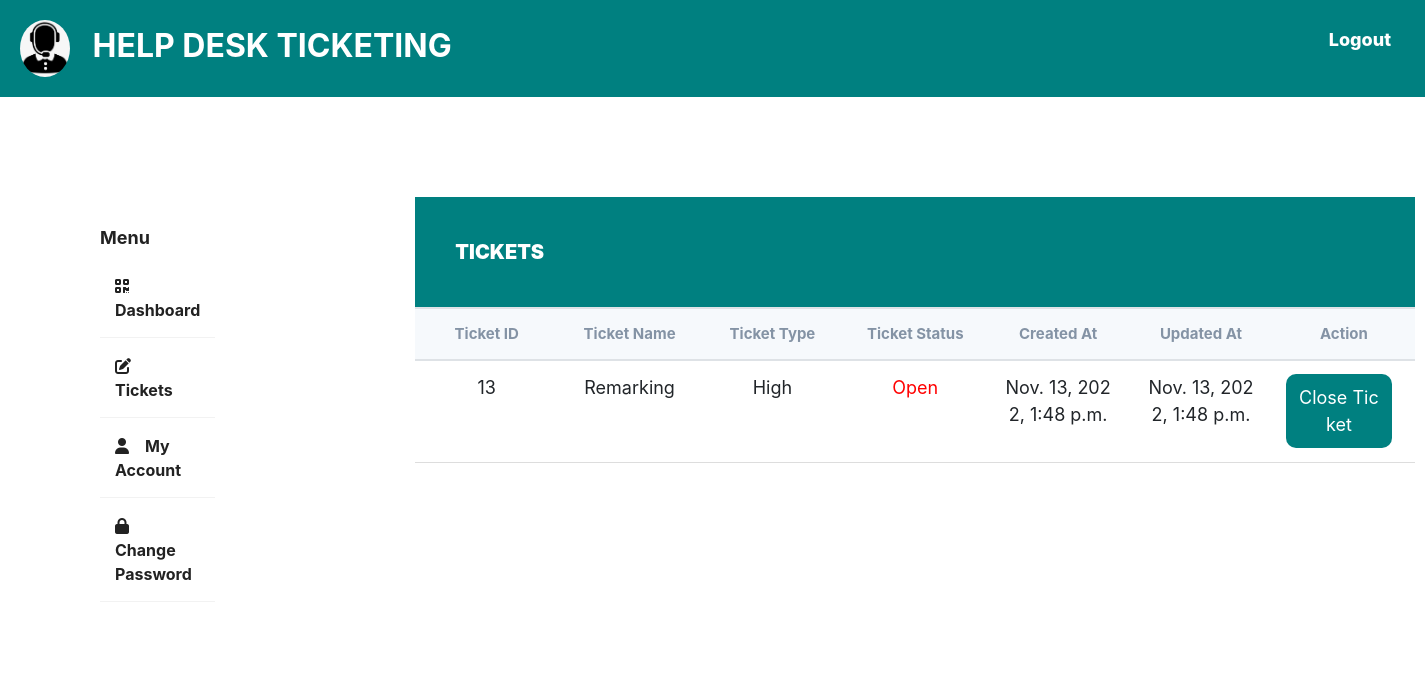
/helpdesk/officer-open-tickets/, run on the app's committed database.
### base/models.py (models this page shows, shortened)
class Ticket(models.Model):
    ticket_id = models.AutoField(primary_key=True)
    created_by = models.ForeignKey(
        StudentProfile, on_delete=models.CASCADE, null=True, related_name='created_by')
    closed_by = models.ForeignKey(
        OfficerProfile, on_delete=models.CASCADE, null=True)
    ticket_name = models.CharField(max_length=200, blank=True)
    ticket_type = models.CharField(max_length=200, blank=True)
    ticket_description = models.TextField(max_length=200, blank=True)
    StatusChoices = [
        ('InProgress', 'InProgress'),
        ('Open', 'Open'),
        ('Closed', 'Closed'),
        ('Deferred', 'Deferred'),
    ]
    ticket_status = models.CharField(max_length=200, choices=StatusChoices,
                                     default='Open', blank=True)
    reg_no = models.CharField(max_length=200, blank=False, null=True)
    created_at = models.DateTimeField(default=datetime.now, blank=True)
    updated_at = models.DateTimeField(default=datetime.now, blank=True)
    class Meta:
        ordering = ['-created_at']

### base/views.py (the view)
# urls.py: path('officer-open-tickets/', views.Open_Tickets.as_view(), name='officer-open-tickets'),
class Open_Tickets(ListView):
    model = Ticket
    template_name = 'officer/open_tickets.html'

### templates/officer/open_tickets.html
{% extends 'portal.html'%}
{% load static %}
{% block content %}
<div class="wrapper">
    <div class="sidebar">
        <h4>Menu</h4>
        <ul>
            <li><a href="{% url 'officer-dashboard'%}"><i class="fa-solid fa-qrcode"></i>Dashboard</a></li>
            <li><a href="{% url 'officer-tickets'%}"><i class="fa-solid fa-pen-to-square"></i>Tickets</a></li>
            <li><a href="{% url 'officer-account'%}"><i class="fa-solid fa-user"></i>My Account</a></li>
            <li><a href="{% url 'officer-change-password'%}"><i class="fa-solid fa-lock"></i>Change Password</a></li>
        </ul>
    </div>
    <div class="main_content">
        <div class="header">TICKETS</div>
        <div class="table">
            <div class="table_section">
                <table>
                    <thead>
                        <tr>
                            <th>Ticket ID</th>
                            <th>Ticket Name</th>
                            <th>Ticket Type</th>
                            <th>Ticket Status</th>
                            <th>Created At</th>
                            <th>Updated At</th>
                            <th>Action</th>
                        </tr>
                    </thead>
                    <tbody>
                        {% for ticket in object_list %}
                        {% if ticket.ticket_status == "Open" %}
                        <tr>
                            <td>{{ ticket.ticket_id }}</td>
                            <td>{{ ticket.ticket_name }}</td>
                            <td>{{ ticket.ticket_type }}</td>
                            {% if ticket.ticket_status == "Open" %}
                                <td style="color: red;"> {{ ticket.ticket_status }} </td>
                            {% else %}
                                <td>{{ ticket.ticket_status }}</td>
                            {% endif %}
                            <td>{{ ticket.created_at}}</td>
                            <td>{{ ticket.updated_at}}</td>
                            <td>
                                <a href="{%url 'close-ticket' ticket.ticket_id %}"><button>Close Ticket</button></a>
                            </td>
                        </tr>
                        {% endif %}
                        {% endfor %}
                    </tbody>
                </table>
            </div>
        </div>
    </div>
</div>
{% endblock content %}

### static/style.css (style rules this page uses)
* { margin: 0; padding: 0; box-sizing: border-box; }
html { font-family: Poppins; font-size: 18px; line-height: 1.8; color: #222; background: #f8f8f8; font-weight: 400; font-family: Poppins; }
a { text-decoration: none; }
.wrapper { display: flex; position: relative; margin: 100px; }
.wrapper .sidebar { width: 300px; height: 100%; background: #fff; padding: 30px 0px; position: sticky; }
.wrapper .sidebar h4 { color: #222; text-align: left; font-size: 18px; font-weight: 700; }
.wrapper .sidebar ul li { padding: 15px; border-bottom: 1px solid #fff; border-bottom: 1px solid rgba(0, 0, 0, 0.05); border-top: 1px solid rgba(255, 255, 255, 0.05); list-style: none; transition: .4s; }
.wrapper .sidebar ul li a { color: #222; display: block; font-size: 16px; font-weight: 700; }
.sidebar ul a i { margin-right: 16px; }
.wrapper .main_content { width: 100%; margin-left: 200px; }
.wrapper .main_content .header { padding: 40px; background: teal; color: #fff; border-bottom: 1px solid #e0e4e8; border-top: 30px; font-weight: 1000; width: 100%; font-size: 20px; }
table { width: 100%; table-layout: fixed; }
.table { width: 100%; table-layout: fixed; min-width: 1000px; border-collapse: collapse; }
.table_section { height: 650px; overflow: auto; min-width: 100px; }
thead th { position: sticky; top: 0; background-color: #f6f9fc; color: #8493a5; font-size: 15px; }
th, td { border-bottom: 1px solid #dddddd; padding: 10px 20px; word-break: break-all; text-align: center; }
button { outline: none; border: none; border-radius: 10px; cursor: pointer; padding: 10px; color: #ffffff; margin-right: 10px; }
td button:nth-child(1) { background-color: teal; }

### data on the page
Ticket: ticket_id "13", ticket_name "Remarking", ticket_type "High", ticket_status "Open", created_at "Nov. 13, 2022, 1:48 p.m.", updated_at "Nov. 13, 2022, 1:48 p.m."
